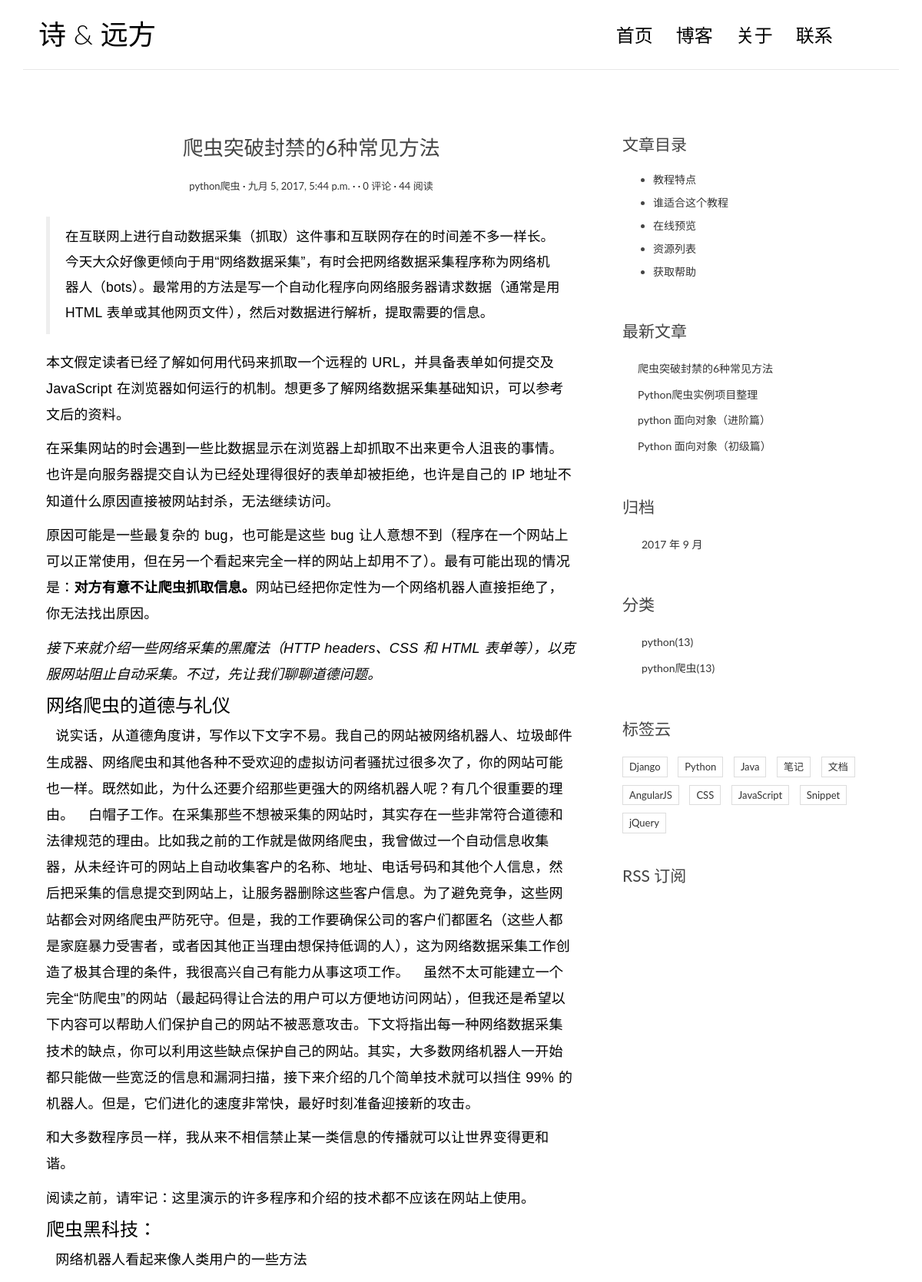
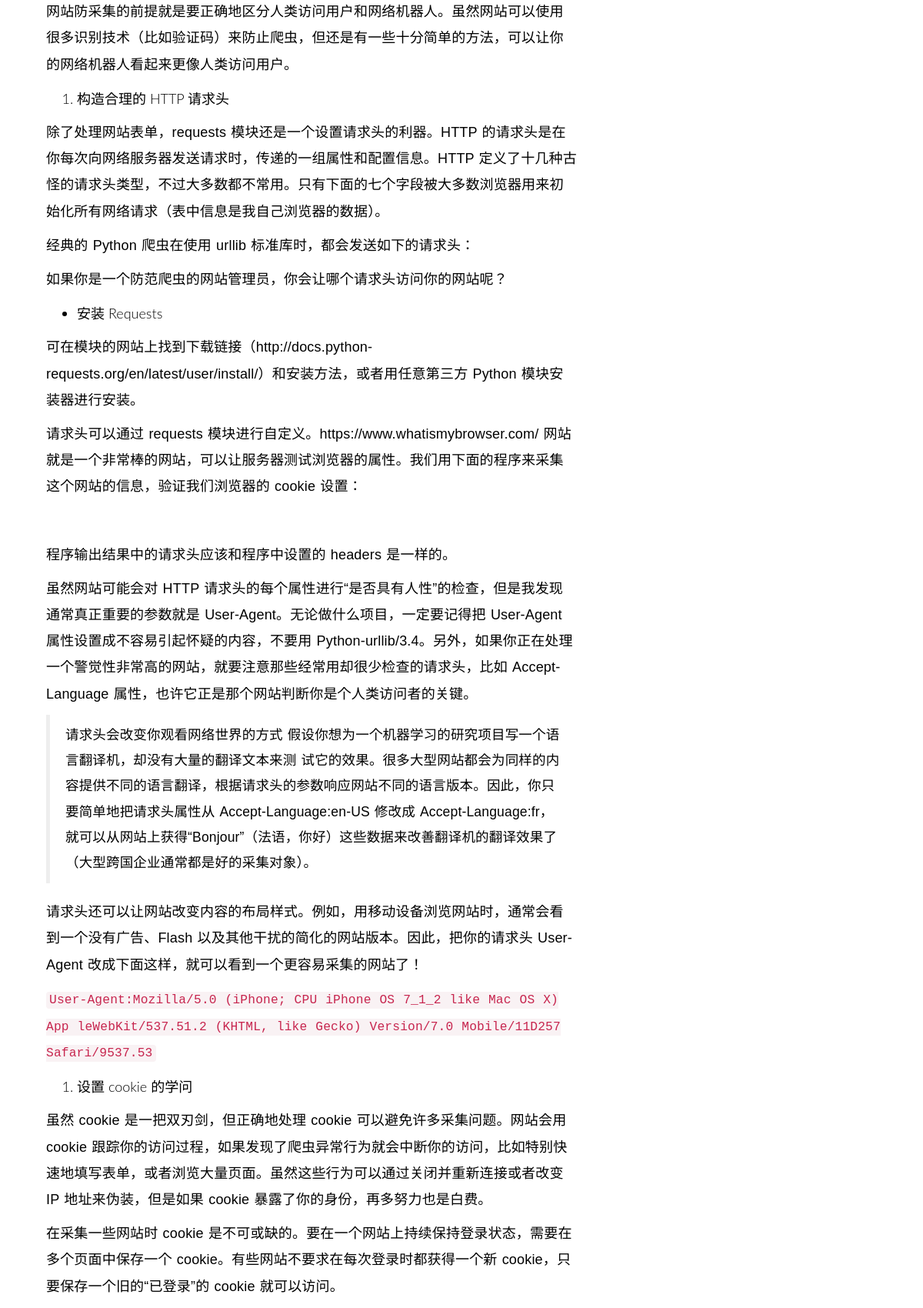
/post/5/ (upper part), run on the app's committed database (2 pictures, top to bottom).
### blog/models.py (models this page shows, shortened)
class Post(models.Model):
    title = models.CharField(max_length=70)
    body = models.TextField()
    created_time = models.DateTimeField()
    modified_time = models.DateTimeField()
    excerpt = models.CharField(max_length=200,blank=True)
    category = models.ForeignKey(Category)
    tags = models.ManyToManyField(Tag,blank=True)
    author = models.ForeignKey(User)
    views = models.PositiveIntegerField(default=0)
    def get_absolute_url(self):
        return reverse('blog:detail',kwargs={'pk':self.pk})
    def increase_views(self):
        self.views += 1
        self.save(update_fields=['views'])
    def save(self,*args,**kwargs):
        if not self.excerpt:
            md =markdown.Markdown(extensions=[
                'markdown.extensions.extra',
                'markdown.extensions.codehilite',
            ])
            self.excerpt = strip_tags(md.convert(self.body))[:54]
        super(Post, self).save(*args,**kwargs)

class Category(models.Model):
    name = models.CharField(max_length=100)

### blog/views.py (the view)
# urls.py: url(r'^post/(?P<pk>[0-9]+)/$',views.detail,name='detail'),
def detail(request,pk):
    post = get_object_or_404(Post,pk=pk)
    post.increase_views()
    post.body = markdown.markdown(post.body,
                                  extensions=[
                                      'markdown.extensions.extra',
                                      'markdown.extensions.codehilite',
                                      'markdown.extensions.toc',
                                  ])
    form = CommentForm()
    comment_list =post.comment_set.all()
    context ={'post':post,
              'form':form,
              'comment_list':comment_list}
    return render(request,'blog/detail.html',context=context)

### blog/templatetags/blog_tags.py (called while the page is built)
@register.simple_tag
def get_recent_posts(num=5):
    return Post.objects.all().order_by('-created_time')[:num]

@register.simple_tag
def archives():
    return Post.objects.dates('created_time','month',order='DESC')

@register.simple_tag
def get_categories():
    return Category.objects.all()

### templates/blog/detail.html (shortened to what this page needs)
{% extends 'base.html' %}
{% block main %}
    <article class="post post-{{ post.pk }}">
                    <header class="entry-header">
                        <h1 class="entry-title">{{ post.title }}</h1>
                        <div class="entry-meta">
                            <span class="post-category"><a href="#">{{ post.category.name }}</a></span>
                            <span class="post-date"><a href="#"><time class="entry-date"
                                                                      datetime="{{ post.created_time }}">{{ post.created_time }}</time></a></span>
                            <span class="post-author"><a href="#">{{ post.autor }}</a></span>
                            <span class="comments-link"><a href="#">{{ post.comment_set.count }} 评论</a></span>
                            <span class="views-count"><a href="#">{{ post.views }} 阅读</a></span>
                        </div>
                    </header>
                    <div class="entry-content clearfix">
                        {{ post.body|safe }}
                    </div>
                </article>
{% endblock main %}
{% block toc %}
    <div class="widget widget-content">
        <h3 class="widget-title">文章目录</h3>
        <ul>
            <li>
                <a href="#">教程特点</a>
            </li>
            <li>
                <a href="#">谁适合这个教程</a>
            </li>
            <li>
                <a href="#">在线预览</a>
            </li>
            <li>
                <a href="#">资源列表</a>
            </li>
            <li>
                <a href="#">获取帮助</a>
            </li>
        </ul>
    </div>
{% endblock toc %}

### templates/base.html (shortened to what this page needs)
{% load staticfiles %}
{% load blog_tags %}
<!DOCTYPE html>
<html>
<head>
    <link rel="stylesheet" href="https://cdn.bootcss.com/bootstrap/3.3.7/css/bootstrap.min.css">
    <link rel="stylesheet" href="http://code.ionicframework.com/ionicons/2.0.1/css/ionicons.min.css">
    <link rel="stylesheet" href="{% static 'blog/css/pace.css' %}">
    <link rel="stylesheet" href="{% static 'blog/css/custom.css'%}">
    <link rel="stylesheet" href="{% static 'blog/css/highlights/github.css' %}">
</head>
<body>
<div class="container">
    <header id="site-header">
        <div class="row">
            <div class="col-md-4 col-sm-5 col-xs-8">
                <div class="logo">
                    <h1><a href="{% url 'blog:index' %}"><b>诗</b> &amp; 远方</a></h1>
                </div>
            </div>
            <div class="col-md-8 col-sm-7 col-xs-4">
                <nav class="main-nav" role="navigation">
                    <div class="collapse navbar-collapse" id="bs-example-navbar-collapse-1">
                        <ul class="nav navbar-nav navbar-right">
                            <li class="cl-effect-11"><a href="{% url 'blog:index' %}" data-hover="首页">首页</a></li>
                            <li class="cl-effect-11"><a href="full-width.html" data-hover="博客">博客</a></li>
                            <li class="cl-effect-11"><a href="about.html" data-hover="关于">关于</a></li>
                            <li class="cl-effect-11"><a href="contact.html" data-hover="联系">联系</a></li>
                        </ul>
                    </div>
                </nav>
            </div>
        </div>
    </header>
</div>
<div class="content-body">
    <div class="container">
        <div class="row">
            <main class="col-md-8">
                {% block main %}
                {% endblock main %}
            </main>
            <aside class="col-md-4">
                {% block toc %}
                {% endblock toc %}
            </aside>
            <aside class="col-md-4">
                <div class="widget widget-recent-posts">
                    <h3 class="widget-title">最新文章</h3>
                    {% get_recent_posts as recent_post_list %}
                    <ul>
                        {% for post in recent_post_list %}
                        <li>
                            <a href="{{ post.get_absolute_url }}">{{ post.title }}</a>
                        </li>
                    {% empty %}
                        暂无文章
                    {% endfor %}
                    </ul>
                </div>
                <div class="widget widget-archives">
                    <h3 class="widget-title">归档</h3>
                    {% archives as date_list %}
                    <ul>
                        {% for date in date_list %}
                        <li>
                            <a href="{% url 'blog:archives' date.year date.month %}">{{ date.year }} 年 {{ date.month }} 月</a>
                        </li>
                        {% empty %}
                        暂无归档
                        {% endfor %}
                    </ul>
                </div>
                <div class="widget widget-category">
                    <h3 class="widget-title">分类</h3>
                    {% get_categories as category_list %}
                    <ul>
                        {% for category in category_list %}
                        <li>
                            <a href="{% url 'blog:category' category.pk %}">{{ category.name }}<span class="post-count">(13)</span></a>
                        </li>
                        {% empty %}
                        暂无分类
                        {% endfor %}
                    </ul>
                </div>
                <div class="widget widget-tag-cloud">
                    <h3 class="widget-title">标签云</h3>
                    <ul>
                        <li>
                            <a href="#">Django</a>
                        </li>
                        <li>
                            <a href="#">Python</a>
                        </li>
                        <li>
                            <a href="#">Java</a>
                        </li>
                        <li>
                            <a href="#">笔记</a>
                        </li>
                        <li>
                            <a href="#">文档</a>
                        </li>
                        <li>
                            <a href="#">AngularJS</a>
                        </li>
                        <li>
                            <a href="#">CSS</a>
                        </li>
                        <li>
                            <a href="#">JavaScript</a>
                        </li>
                        <li>
                            <a href="#">Snippet</a>
                        </li>
                        <li>
                            <a href="#">jQuery</a>
                        </li>
                    </ul>
                </div>
                <div class="rss">
                    <a href=""> RSS 订阅</a>
                </div>
            </aside>
        </div>
    </div>
</div>
</body>
</html>

### blog/static/blog/css/custom.css (style rules this page uses)
* { outline: none; }
h1, h2, h3, h4, h5, h6 { margin-top: 0; }
b { font-weight: 400; }
a { color: #333; }
body { color: #444; font-family: 'Lato', sans-serif; }
p { font-family: 'Ubuntu', sans-serif; font-weight: 400; word-spacing: 1px; letter-spacing: 0.01em; }
#site-header { background-color: #FFF; padding: 25px 20px; margin-bottom: 40px; border-bottom: 1px solid #e7e7e7; }
.logo h1 a { color: #000; }
.logo h1 { margin: 0; font-family: 'Lato', sans-serif; font-weight: 300; }
.main-nav { margin-top: 11px; max-width: 95%; }
.main-nav a { color: #000000 !important; padding: 0 0 5px 0 !important; margin-right: 30px; font-family: 'Lato', sans-serif; font-weight: 300; font-size: 24px; }
.cl-effect-11 a { padding: 10px 0; color: #0972b4; text-shadow: none; }
.cl-effect-11 a::before { position: absolute; top: 0; left: 0; overflow: hidden; padding: 0 0 5px 0 !important; max-width: 0; border-bottom: 1px solid #000; color: #000; content: attr(data-hover); white-space: nowrap; -webkit-transition: max-width 0.5s; -moz-transition: max-width 0.5s; transition: max-width 0.5s; }
.content-body { padding-bottom: 4em; }
.post { background: #fff; padding: 30px 30px 0; }
.entry-title { text-align: center; font-size: 1.9em; margin-bottom: 20px; line-height: 1.6; padding: 10px 20px 0; }
.entry-meta { text-align: center; color: #DDDDDD; font-size: 13px; margin-bottom: 30px; }
.entry-content { font-size: 18px; line-height: 1.9; font-weight: 300; color: #000; }
.post-category::after, .post-date::after, .post-author::after, .comments-link::after { content: ' ·'; color: #000; }
.widget { background: #fff; padding: 30px 0 0; }
.widget-title { font-size: 1.5em; margin-bottom: 20px; line-height: 1.6; padding: 10px 0 0; font-weight: 400; }
.widget-recent-posts ul { padding: 0; margin: 0; padding-left: 20px; }
.widget-recent-posts ul li { list-style-type: none; position: relative; line-height: 170%; margin-bottom: 10px; }
.widget-recent-posts ul li::before { content: '\f3d3'; font-family: "Ionicons"; position: absolute; left: -17px; top: 3px; font-size: 16px; color: #000; }
.widget-archives ul { padding: 0; margin: 0; padding-left: 25px; }
.widget-archives ul li { list-style-type: none; position: relative; line-height: 170%; margin-bottom: 10px; }
.widget-archives ul li::before { content: '\f3f3'; font-family: "Ionicons"; position: absolute; left: -25px; top: 1px; font-size: 16px; color: #000; }
.widget-category ul { padding: 0; margin: 0; padding-left: 25px; }
.widget-category ul li { list-style-type: none; position: relative; line-height: 170%; margin-bottom: 10px; }
.widget-category ul li::before { content: '\f3fe'; font-family: "Ionicons"; position: absolute; left: -25px; top: 1px; font-size: 18px; color: #000; }
.widget-tag-cloud ul { padding: 0; margin: 0; margin-right: -10px; }
.widget-tag-cloud ul li { list-style-type: none; font-size: 13px; display: inline-block; margin-right: 10px; margin-bottom: 10px; padding: 3px 8px; border: 1px solid #ddd; }
.widget-content ul li { margin-bottom: 10px; }
.rss { font-size: 21px; margin-top: 30px; }
.rss a { color: #444; }

### data on the page
Post: title "爬虫突破封禁的6种常见方法", category.name "python爬虫", created_time "九月 5, 2017, 5:44 p.m.", comment_set.count "0", views "44", body "在互联网上进行自动数据采集（抓取）这件事和互联网存在的时间差不多一样长。今天大众好像更倾向于用“网络数据采集”，有时会把网络数据采集程序称为网络机器人（bots）。最常用的方法是写一个自动化程序向网络服务器请求数据（通常是用 HTML 表单或其他网页文件），然后对数据进行解析，提取需要的信息。 本文假定读者已经了解如何用代码来抓取一个远程的 URL，并具备表单如何提交及 JavaScript 在浏览器如何运行的机制。想更多了解网络数据采集基础知识，可以参考文后的资料。 在采集网站的时会遇到一些比数据显示在浏览器上却抓取不出来更令人沮丧的事情。也许是向服务器提交自认为已经处理得很好的表单却被拒绝，也许是自己的 IP 地址不知道什么原因直接被网站封杀，无法继续访问。 原因可能是一些最复杂的 bug，也可能是这些 bug 让人意想不到（程序在一个网站上可以正常使用，但在另一个看起来完全一样的网站上却用不了）。最有可能出现的情况是： 对方有意不让爬虫抓取信息。 网站已经把你定性为一个网络机器人直接拒绝了，你无法找出原因。 接下来就介绍一些网络采集的黑魔法（HTTP headers、CSS 和 HTML 表单等），以克服网站阻止自动采集。不过，先让我们聊聊道德问题。 网络爬虫的道德与礼仪 说实话，从道德角度讲，写作以下文字不易。我自己的网站被网络机器人、垃圾邮件生成器、网络爬虫和其他各种不受欢迎的虚拟访问者骚扰过很多次了，你的网站可能也一样。既然如此，为什么还要介绍那些更强大的网络机器人呢？有几个很重要的理由。…"
Post: title "Python爬虫实例项目整理"
Post: title "python 面向对象（进阶篇）"
Post: title "Python 面向对象（初级篇）"
Category: name "python"
Category: name "python爬虫"

### other printed values
{{ date.year }} "2017"
{{ date.month }} "9"
